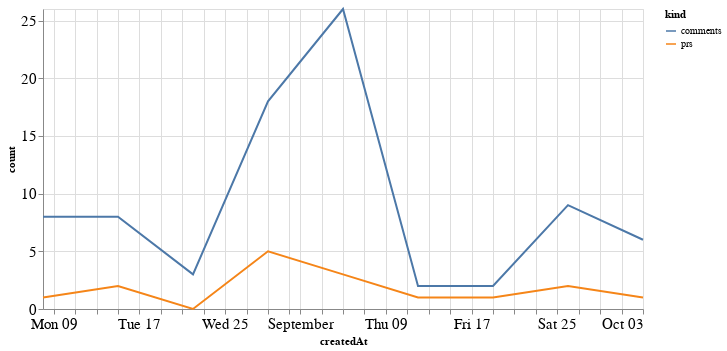

Here is the notebook cell this chart was saved with:
### Code cell
alt.Chart(total_time, width=600).mark_line().encode(
    x='createdAt',
    y='count',
    color='kind'
)

### Figure 1 — Vega-Lite specification as saved in the notebook (floating-point values rounded to 4 significant figures)
{"config": {"axisLeft": {"labelFontSize": 15}, "axisBottom": {"labelFontSize": 15}}, "data": {"name": "data-8fb89d766137c283819038a81249fe44"}, "mark": "line", "encoding": {"color": {"type": "nominal", "field": "kind"}, "x": {"type": "temporal", "field": "createdAt"}, "y": {"type": "quantitative", "field": "count"}}, "width": 600, "$schema": "https://vega.github.io/schema/vega-lite/v4.8.1.json", "datasets": {"data-8fb89d766137c283819038a81249fe44": [{"createdAt": "2021-08-08T00:00:00", "kind": "prs", "count": 1}, {"createdAt": "2021-08-15T00:00:00", "kind": "prs", "count": 2}, {"createdAt": "2021-08-22T00:00:00", "kind": "prs", "count": 0}, {"createdAt": "2021-08-29T00:00:00", "kind": "prs", "count": 5}, {"createdAt": "2021-09-05T00:00:00", "kind": "prs", "count": 3}, {"createdAt": "2021-09-12T00:00:00", "kind": "prs", "count": 1}, {"createdAt": "2021-09-19T00:00:00", "kind": "prs", "count": 1}, {"createdAt": "2021-09-26T00:00:00", "kind": "prs", "count": 2}, {"createdAt": "2021-10-03T00:00:00", "kind": "prs", "count": 1}, {"createdAt": "2021-08-08T00:00:00", "kind": "comments", "count": 8}, {"createdAt": "2021-08-15T00:00:00", "kind": "comments", "count": 8}, {"createdAt": "2021-08-22T00:00:00", "kind": "comments", "count": 3}, {"createdAt": "2021-08-29T00:00:00", "kind": "comments", "count": 18}, {"createdAt": "2021-09-05T00:00:00", "kind": "comments", "count": 26}, {"createdAt": "2021-09-12T00:00:00", "kind": "comments", "count": 2}, {"createdAt": "2021-09-19T00:00:00", "kind": "comments", "count": 2}, {"createdAt": "2021-09-26T00:00:00", "kind": "comments", "count": 9}, {"createdAt": "2021-10-03T00:00:00", "kind": "comments", "count": 6}]}}
